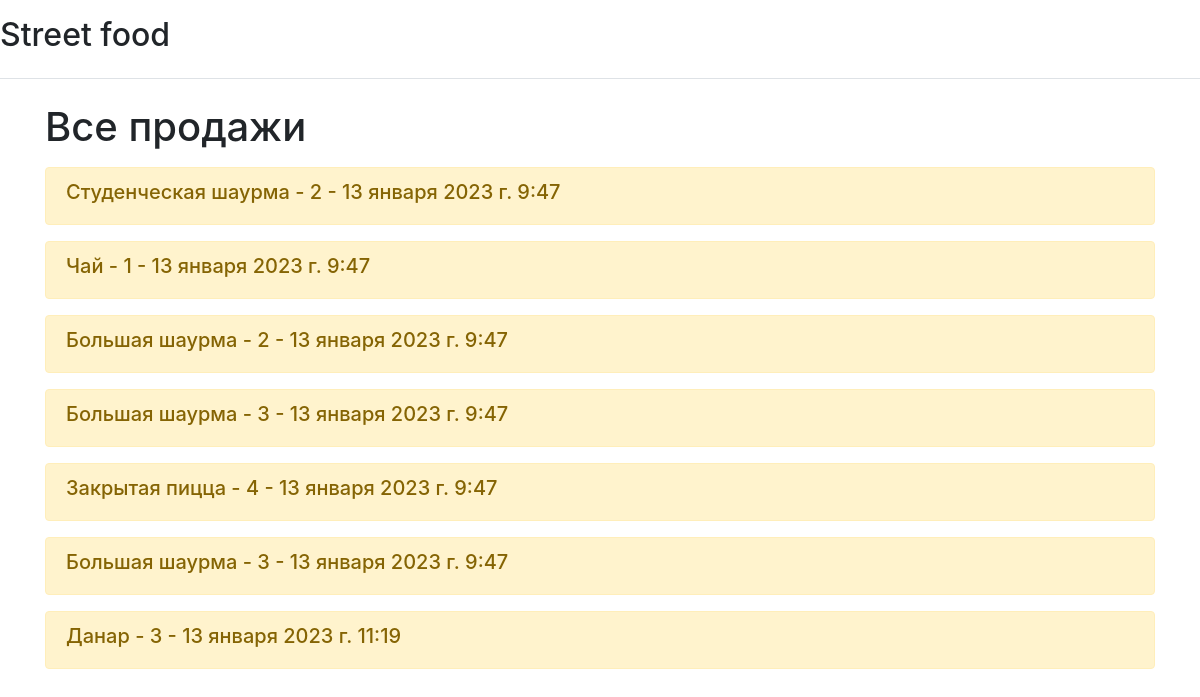
The page /show_all_sale/ on the database its author committed.
### count_sale/models.py (models this page shows, shortened)
class MenueDonar(models.Model):
    menue_item = [
        ('stud', 'Студенческая шаурма'),
        ('classic', 'Классическая шаурма'),
        ('chees', 'Сырная шаурма'),
        ('big', 'Большая шаурма'),
        ('vegan', 'Вегетарианская шаурма'),
        ('danar', 'Данар'),
        ('clousepizza', 'Закрытая пицца'),
        ('shaurmitto', 'Шаурмитто'),
        ('hot-dog', 'Хот-дог'),
        ('hot-dog_lavash', 'Хот-дог в лаваше'),
        ('double_hot-dog_lavash', 'Двойной хот-дог в лаваше'),
        ('hot-dog_meat', 'Хот-дог с мясом'),
        ('samsa', 'Самса'),
        ('bastella', 'Бастелла'),
        ('tandyr', 'Лепешки тандырные '),
        ('chees_add', 'Сыр'),
        ('halapenio', 'Халапеньо'),
        ('tea', 'Чай'),
        ('coffe', 'Кофе'),
        ('coffe_3_in_1', 'Кофе 3 в 1'),
    ]
    date_sale = models.DateTimeField(verbose_name = "Дата", auto_now = True)
    count = models.CharField(verbose_name = "Количество", max_length = 2)
    menue_choices = models.CharField(verbose_name = "Товары", choices = menue_item, max_length = 50)

### count_sale/views.py (the view)
# urls.py: path('show_all_sale/', viewsInfo.all_item_sell, name = "all_item_sell")
def all_item_sell(request):
    item = MenueDonar.objects.all()
    all_marga = calculate_at_now.needed_info
    return render(request, 'count_sale/all_sale.html', {'all_item_sell': item})

### count_sale/templates/count_sale/all_sale.html (shortened to what this page needs)
{% extends 'count_sale/base.html' %}
{% block content %}
<p> <h1>Все продажи</h1> </p>
    {% for item in all_item_sell %}
        <div class = "alert alert-warning mt-2">
            <h5>{{ item.get_menue_choices_display }} - {{ item.count }} - {{ item.date_sale }}</h5>
        </div>
    {% endfor %}
{% endblock %}

### count_sale/templates/count_sale/base.html (shortened to what this page needs)
<!DOCTYPE html>
<html lang="en">
<head>
    <link rel="stylesheet" href="https://cdn.jsdelivr.net/npm/bootstrap@5.1.3/dist/css/bootstrap.min.css ">
    <link rel="stylesheet" href="https://maxcdn.bootstrapcdn.com/bootstrap/4.0.0/css/bootstrap.min.css">
</head>
<body>
    <header class="d-flex flex-wrap align-items-center justify-content-center justify-content-md-between py-3 mb-4 border-bottom">
        <ul class="nav col-12 col-md-auto mb-2 justify-content-center mb-md-0">
        <center><div><h2>Street food</h2></div></center>
        </ul>
      </header>
      <div class="container">
        {% block content  %}
        {% endblock %}
      </div>
</body>
</html>

### rows shown on the page
MenueDonar: menue_choices "Студенческая шаурма", count "2", date_sale "13 января 2023 г. 9:47"
MenueDonar: menue_choices "Чай", count "1", date_sale "13 января 2023 г. 9:47"
MenueDonar: menue_choices "Большая шаурма", count "2", date_sale "13 января 2023 г. 9:47"
MenueDonar: menue_choices "Большая шаурма", count "3", date_sale "13 января 2023 г. 9:47"
MenueDonar: menue_choices "Закрытая пицца", count "4", date_sale "13 января 2023 г. 9:47"
MenueDonar: menue_choices "Большая шаурма", count "3", date_sale "13 января 2023 г. 9:47"
MenueDonar: menue_choices "Данар", count "3", date_sale "13 января 2023 г. 11:19"
